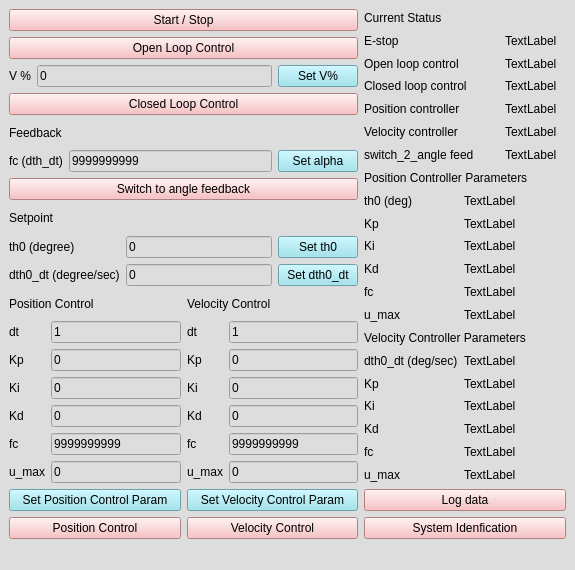
<?xml version="1.0" encoding="UTF-8"?>
<ui version="4.0">
 <class>MainWindow</class>
 <widget class="QMainWindow" name="MainWindow">
  <property name="geometry">
   <rect>
    <x>0</x>
    <y>0</y>
    <width>575</width>
    <height>570</height>
   </rect>
  </property>
  <property name="sizePolicy">
   <sizepolicy hsizetype="Preferred" vsizetype="Preferred">
    <horstretch>0</horstretch>
    <verstretch>0</verstretch>
   </sizepolicy>
  </property>
  <property name="windowTitle">
   <string>Motor Control GUI</string>
  </property>
  <property name="windowIcon">
   <iconset>
    <normaloff>icon.png</normaloff>icon.png</iconset>
  </property>
  <property name="styleSheet">
   <string notr="true">background-color: rgb(236, 236, 236);
background-color: rgb(221, 221, 221);</string>
  </property>
  <widget class="QWidget" name="centralwidget">
   <layout class="QGridLayout" name="gridLayout_9">
    <item row="0" column="0">
     <layout class="QGridLayout" name="gridLayout_7">
      <item row="0" column="0">
       <widget class="QPushButton" name="push_button_start_stop">
        <property name="styleSheet">
         <string notr="true">background-color: rgb(247, 179, 181);</string>
        </property>
        <property name="text">
         <string>Start / Stop</string>
        </property>
       </widget>
      </item>
      <item row="1" column="0">
       <widget class="QPushButton" name="push_button_open_loop">
        <property name="styleSheet">
         <string notr="true">background-color: rgb(247, 179, 181);</string>
        </property>
        <property name="text">
         <string>Open Loop Control</string>
        </property>
       </widget>
      </item>
      <item row="2" column="0">
       <layout class="QGridLayout" name="gridLayout">
        <item row="0" column="0">
         <widget class="QLabel" name="label_20">
          <property name="text">
           <string>V %</string>
          </property>
         </widget>
        </item>
        <item row="0" column="1">
         <widget class="QLineEdit" name="line_edit_v_percent">
          <property name="text">
           <string>0</string>
          </property>
         </widget>
        </item>
        <item row="0" column="2">
         <widget class="QPushButton" name="push_button_set_v_percent">
          <property name="styleSheet">
           <string notr="true">background-color: rgb(144, 224, 237);</string>
          </property>
          <property name="text">
           <string>Set V%</string>
          </property>
         </widget>
        </item>
       </layout>
      </item>
      <item row="3" column="0">
       <widget class="QPushButton" name="push_button_closed_loop">
        <property name="styleSheet">
         <string notr="true">background-color: rgb(247, 179, 181);</string>
        </property>
        <property name="text">
         <string>Closed Loop Control</string>
        </property>
       </widget>
      </item>
      <item row="4" column="0">
       <widget class="QLabel" name="label_4">
        <property name="text">
         <string>Feedback</string>
        </property>
       </widget>
      </item>
      <item row="5" column="0">
       <layout class="QGridLayout" name="gridLayout_2">
        <item row="0" column="0">
         <widget class="QLabel" name="label_3">
          <property name="text">
           <string>fc (dth_dt)</string>
          </property>
         </widget>
        </item>
        <item row="0" column="1">
         <widget class="QLineEdit" name="line_edit_alpha">
          <property name="text">
           <string>9999999999</string>
          </property>
         </widget>
        </item>
        <item row="0" column="2">
         <widget class="QPushButton" name="push_button_set_alpha">
          <property name="styleSheet">
           <string notr="true">background-color: rgb(144, 224, 237);</string>
          </property>
          <property name="text">
           <string>Set alpha</string>
          </property>
         </widget>
        </item>
       </layout>
      </item>
      <item row="6" column="0">
       <widget class="QPushButton" name="push_button_angle_feedback">
        <property name="styleSheet">
         <string notr="true">background-color: rgb(247, 179, 181);</string>
        </property>
        <property name="text">
         <string>Switch to angle feedback</string>
        </property>
       </widget>
      </item>
      <item row="7" column="0">
       <widget class="QLabel" name="label_19">
        <property name="text">
         <string>Setpoint</string>
        </property>
       </widget>
      </item>
      <item row="8" column="0">
       <layout class="QGridLayout" name="gridLayout_3">
        <item row="0" column="0">
         <widget class="QLabel" name="label">
          <property name="text">
           <string>th0 (degree)</string>
          </property>
         </widget>
        </item>
        <item row="0" column="1">
         <widget class="QLineEdit" name="line_edit_th0">
          <property name="text">
           <string>0</string>
          </property>
         </widget>
        </item>
        <item row="0" column="2">
         <widget class="QPushButton" name="push_button_set_th0">
          <property name="styleSheet">
           <string notr="true">background-color: rgb(144, 224, 237);</string>
          </property>
          <property name="text">
           <string>Set th0</string>
          </property>
         </widget>
        </item>
        <item row="1" column="0">
         <widget class="QLabel" name="label_2">
          <property name="text">
           <string>dth0_dt (degree/sec)</string>
          </property>
         </widget>
        </item>
        <item row="1" column="1">
         <widget class="QLineEdit" name="line_edit_dth0_dt">
          <property name="text">
           <string>0</string>
          </property>
         </widget>
        </item>
        <item row="1" column="2">
         <widget class="QPushButton" name="push_button_set_dth0_dt">
          <property name="styleSheet">
           <string notr="true">background-color: rgb(144, 224, 237);</string>
          </property>
          <property name="text">
           <string>Set dth0_dt</string>
          </property>
         </widget>
        </item>
       </layout>
      </item>
      <item row="9" column="0">
       <layout class="QGridLayout" name="gridLayout_4">
        <item row="0" column="0">
         <widget class="QLabel" name="label_5">
          <property name="text">
           <string>Position Control</string>
          </property>
         </widget>
        </item>
        <item row="0" column="1">
         <widget class="QLabel" name="label_6">
          <property name="text">
           <string>Velocity Control</string>
          </property>
         </widget>
        </item>
       </layout>
      </item>
      <item row="10" column="0">
       <layout class="QGridLayout" name="gridLayout_5">
        <item row="0" column="0">
         <widget class="QLabel" name="label_7">
          <property name="text">
           <string>dt</string>
          </property>
         </widget>
        </item>
        <item row="0" column="1">
         <widget class="QLineEdit" name="line_edit_pid_position_dt">
          <property name="text">
           <string>1</string>
          </property>
         </widget>
        </item>
        <item row="0" column="2">
         <widget class="QLabel" name="label_13">
          <property name="text">
           <string>dt</string>
          </property>
         </widget>
        </item>
        <item row="0" column="3">
         <widget class="QLineEdit" name="line_edit_pid_velocity_dt">
          <property name="text">
           <string>1</string>
          </property>
         </widget>
        </item>
        <item row="1" column="0">
         <widget class="QLabel" name="label_8">
          <property name="text">
           <string>Kp</string>
          </property>
         </widget>
        </item>
        <item row="1" column="1">
         <widget class="QLineEdit" name="line_edit_pid_position_kp">
          <property name="text">
           <string>0</string>
          </property>
         </widget>
        </item>
        <item row="1" column="2">
         <widget class="QLabel" name="label_14">
          <property name="text">
           <string>Kp</string>
          </property>
         </widget>
        </item>
        <item row="1" column="3">
         <widget class="QLineEdit" name="line_edit_pid_velocity_kp">
          <property name="text">
           <string>0</string>
          </property>
         </widget>
        </item>
        <item row="2" column="0">
         <widget class="QLabel" name="label_9">
          <property name="text">
           <string>Ki</string>
          </property>
         </widget>
        </item>
        <item row="2" column="1">
         <widget class="QLineEdit" name="line_edit_pid_position_ki">
          <property name="text">
           <string>0</string>
          </property>
         </widget>
        </item>
        <item row="2" column="2">
         <widget class="QLabel" name="label_15">
          <property name="text">
           <string>Ki</string>
          </property>
         </widget>
        </item>
        <item row="2" column="3">
         <widget class="QLineEdit" name="line_edit_pid_velocity_ki">
          <property name="text">
           <string>0</string>
          </property>
         </widget>
        </item>
        <item row="3" column="0">
         <widget class="QLabel" name="label_10">
          <property name="text">
           <string>Kd</string>
          </property>
         </widget>
        </item>
        <item row="3" column="1">
         <widget class="QLineEdit" name="line_edit_pid_position_kd">
          <property name="text">
           <string>0</string>
          </property>
         </widget>
        </item>
        <item row="3" column="2">
         <widget class="QLabel" name="label_16">
          <property name="text">
           <string>Kd</string>
          </property>
         </widget>
        </item>
        <item row="3" column="3">
         <widget class="QLineEdit" name="line_edit_pid_velocity_kd">
          <property name="text">
           <string>0</string>
          </property>
         </widget>
        </item>
        <item row="4" column="0">
         <widget class="QLabel" name="label_11">
          <property name="text">
           <string>fc</string>
          </property>
         </widget>
        </item>
        <item row="4" column="1">
         <widget class="QLineEdit" name="line_edit_pid_position_fc">
          <property name="text">
           <string>9999999999</string>
          </property>
         </widget>
        </item>
        <item row="4" column="2">
         <widget class="QLabel" name="label_17">
          <property name="text">
           <string>fc</string>
          </property>
         </widget>
        </item>
        <item row="4" column="3">
         <widget class="QLineEdit" name="line_edit_pid_velocity_fc">
          <property name="text">
           <string>9999999999</string>
          </property>
         </widget>
        </item>
        <item row="5" column="0">
         <widget class="QLabel" name="label_12">
          <property name="text">
           <string>u_max</string>
          </property>
         </widget>
        </item>
        <item row="5" column="1">
         <widget class="QLineEdit" name="line_edit_pid_position_u_max">
          <property name="text">
           <string>0</string>
          </property>
         </widget>
        </item>
        <item row="5" column="2">
         <widget class="QLabel" name="label_18">
          <property name="text">
           <string>u_max</string>
          </property>
         </widget>
        </item>
        <item row="5" column="3">
         <widget class="QLineEdit" name="line_edit_pid_velocity_u_max">
          <property name="text">
           <string>0</string>
          </property>
         </widget>
        </item>
       </layout>
      </item>
      <item row="11" column="0">
       <layout class="QGridLayout" name="gridLayout_6">
        <item row="0" column="1">
         <widget class="QPushButton" name="push_button_set_velocity_pid_param">
          <property name="styleSheet">
           <string notr="true">background-color: rgb(144, 224, 237);</string>
          </property>
          <property name="text">
           <string>Set Velocity Control Param</string>
          </property>
         </widget>
        </item>
        <item row="1" column="0">
         <widget class="QPushButton" name="push_button_position_control">
          <property name="styleSheet">
           <string notr="true">background-color: rgb(247, 179, 181);</string>
          </property>
          <property name="text">
           <string>Position Control</string>
          </property>
         </widget>
        </item>
        <item row="0" column="0">
         <widget class="QPushButton" name="push_button_set_position_pid_param">
          <property name="styleSheet">
           <string notr="true">background-color: rgb(144, 224, 237);</string>
          </property>
          <property name="text">
           <string>Set Position Control Param</string>
          </property>
         </widget>
        </item>
        <item row="1" column="1">
         <widget class="QPushButton" name="push_button_velocity_control">
          <property name="styleSheet">
           <string notr="true">background-color: rgb(247, 179, 181);</string>
          </property>
          <property name="text">
           <string>Velocity Control</string>
          </property>
         </widget>
        </item>
       </layout>
      </item>
     </layout>
    </item>
    <item row="0" column="1">
     <layout class="QGridLayout" name="gridLayout_8">
      <item row="1" column="3" colspan="2">
       <widget class="QLabel" name="label_e_stop">
        <property name="text">
         <string>TextLabel</string>
        </property>
       </widget>
      </item>
      <item row="2" column="3" colspan="2">
       <widget class="QLabel" name="label_open_loop_control">
        <property name="text">
         <string>TextLabel</string>
        </property>
       </widget>
      </item>
      <item row="3" column="3" colspan="2">
       <widget class="QLabel" name="label_close_loop_control">
        <property name="text">
         <string>TextLabel</string>
        </property>
       </widget>
      </item>
      <item row="4" column="3" colspan="2">
       <widget class="QLabel" name="label_position_control">
        <property name="text">
         <string>TextLabel</string>
        </property>
       </widget>
      </item>
      <item row="5" column="3" colspan="2">
       <widget class="QLabel" name="label_velocity_control">
        <property name="text">
         <string>TextLabel</string>
        </property>
       </widget>
      </item>
      <item row="6" column="3" colspan="2">
       <widget class="QLabel" name="label_switch2anglefeed">
        <property name="text">
         <string>TextLabel</string>
        </property>
       </widget>
      </item>
      <item row="7" column="0" colspan="5">
       <widget class="QLabel" name="label_25">
        <property name="text">
         <string>Position Controller Parameters</string>
        </property>
       </widget>
      </item>
      <item row="8" column="0" colspan="2">
       <widget class="QLabel" name="label_45">
        <property name="text">
         <string>th0 (deg)</string>
        </property>
       </widget>
      </item>
      <item row="8" column="2" colspan="3">
       <widget class="QLabel" name="label_pos_th0">
        <property name="text">
         <string>TextLabel</string>
        </property>
       </widget>
      </item>
      <item row="9" column="2" colspan="3">
       <widget class="QLabel" name="label_pos_kp">
        <property name="text">
         <string>TextLabel</string>
        </property>
       </widget>
      </item>
      <item row="10" column="2" colspan="3">
       <widget class="QLabel" name="label_pos_ki">
        <property name="text">
         <string>TextLabel</string>
        </property>
       </widget>
      </item>
      <item row="11" column="2" colspan="3">
       <widget class="QLabel" name="label_pos_kd">
        <property name="text">
         <string>TextLabel</string>
        </property>
       </widget>
      </item>
      <item row="12" column="2" colspan="3">
       <widget class="QLabel" name="label_pos_fc">
        <property name="text">
         <string>TextLabel</string>
        </property>
       </widget>
      </item>
      <item row="13" column="0" colspan="2">
       <widget class="QLabel" name="label_24">
        <property name="text">
         <string>u_max</string>
        </property>
       </widget>
      </item>
      <item row="13" column="2" colspan="3">
       <widget class="QLabel" name="label_pos_u_max">
        <property name="text">
         <string>TextLabel</string>
        </property>
       </widget>
      </item>
      <item row="14" column="0" colspan="5">
       <widget class="QLabel" name="label_33">
        <property name="text">
         <string>Velocity Controller Parameters</string>
        </property>
       </widget>
      </item>
      <item row="20" column="0" colspan="2">
       <widget class="QLabel" name="label_30">
        <property name="text">
         <string>u_max</string>
        </property>
       </widget>
      </item>
      <item row="21" column="0" colspan="5">
       <widget class="QPushButton" name="button_data_log">
        <property name="styleSheet">
         <string notr="true">background-color: rgb(247, 179, 181);</string>
        </property>
        <property name="text">
         <string>Log data</string>
        </property>
       </widget>
      </item>
      <item row="22" column="0" colspan="5">
       <widget class="QPushButton" name="button_system_identification">
        <property name="styleSheet">
         <string notr="true">background-color: rgb(247, 179, 181);</string>
        </property>
        <property name="text">
         <string>System Idenfication</string>
        </property>
       </widget>
      </item>
      <item row="0" column="0" colspan="5">
       <widget class="QLabel" name="label_59">
        <property name="text">
         <string>Current Status</string>
        </property>
       </widget>
      </item>
      <item row="9" column="0" colspan="2">
       <widget class="QLabel" name="label_32">
        <property name="text">
         <string>Kp</string>
        </property>
       </widget>
      </item>
      <item row="10" column="0" colspan="2">
       <widget class="QLabel" name="label_21">
        <property name="text">
         <string>Ki</string>
        </property>
       </widget>
      </item>
      <item row="11" column="0" colspan="2">
       <widget class="QLabel" name="label_22">
        <property name="text">
         <string>Kd</string>
        </property>
       </widget>
      </item>
      <item row="12" column="0" colspan="2">
       <widget class="QLabel" name="label_23">
        <property name="text">
         <string>fc</string>
        </property>
       </widget>
      </item>
      <item row="6" column="0" colspan="3">
       <widget class="QLabel" name="label_52">
        <property name="text">
         <string>switch_2_angle feed</string>
        </property>
       </widget>
      </item>
      <item row="5" column="0" colspan="3">
       <widget class="QLabel" name="label_51">
        <property name="text">
         <string>Velocity controller</string>
        </property>
       </widget>
      </item>
      <item row="4" column="0" colspan="3">
       <widget class="QLabel" name="label_50">
        <property name="text">
         <string>Position controller</string>
        </property>
       </widget>
      </item>
      <item row="3" column="0" colspan="3">
       <widget class="QLabel" name="label_49">
        <property name="text">
         <string>Closed loop control</string>
        </property>
       </widget>
      </item>
      <item row="2" column="0" colspan="3">
       <widget class="QLabel" name="label_35">
        <property name="text">
         <string>Open loop control</string>
        </property>
       </widget>
      </item>
      <item row="1" column="0" colspan="3">
       <widget class="QLabel" name="label_26">
        <property name="text">
         <string>E-stop</string>
        </property>
       </widget>
      </item>
      <item row="16" column="0" colspan="2">
       <widget class="QLabel" name="label_31">
        <property name="text">
         <string>Kp</string>
        </property>
       </widget>
      </item>
      <item row="17" column="0" colspan="2">
       <widget class="QLabel" name="label_29">
        <property name="text">
         <string>Ki</string>
        </property>
       </widget>
      </item>
      <item row="18" column="0" colspan="2">
       <widget class="QLabel" name="label_27">
        <property name="text">
         <string>Kd</string>
        </property>
       </widget>
      </item>
      <item row="19" column="0" colspan="2">
       <widget class="QLabel" name="label_28">
        <property name="text">
         <string>fc</string>
        </property>
       </widget>
      </item>
      <item row="17" column="2" colspan="3">
       <widget class="QLabel" name="label_vel_ki">
        <property name="text">
         <string>TextLabel</string>
        </property>
       </widget>
      </item>
      <item row="16" column="2" colspan="3">
       <widget class="QLabel" name="label_vel_kp">
        <property name="text">
         <string>TextLabel</string>
        </property>
       </widget>
      </item>
      <item row="18" column="2" colspan="3">
       <widget class="QLabel" name="label_vel_kd">
        <property name="text">
         <string>TextLabel</string>
        </property>
       </widget>
      </item>
      <item row="19" column="2" colspan="3">
       <widget class="QLabel" name="label_vel_fc">
        <property name="text">
         <string>TextLabel</string>
        </property>
       </widget>
      </item>
      <item row="20" column="2" colspan="3">
       <widget class="QLabel" name="label_vel_u_max">
        <property name="text">
         <string>TextLabel</string>
        </property>
       </widget>
      </item>
      <item row="15" column="0" colspan="2">
       <widget class="QLabel" name="label_43">
        <property name="text">
         <string>dth0_dt (deg/sec)</string>
        </property>
       </widget>
      </item>
      <item row="15" column="2" colspan="3">
       <widget class="QLabel" name="label_dth0_dt">
        <property name="text">
         <string>TextLabel</string>
        </property>
       </widget>
      </item>
     </layout>
    </item>
   </layout>
  </widget>
  <widget class="QMenuBar" name="menubar">
   <property name="geometry">
    <rect>
     <x>0</x>
     <y>0</y>
     <width>575</width>
     <height>21</height>
    </rect>
   </property>
  </widget>
  <widget class="QStatusBar" name="statusbar"/>
 </widget>
 <resources/>
 <connections/>
</ui>
